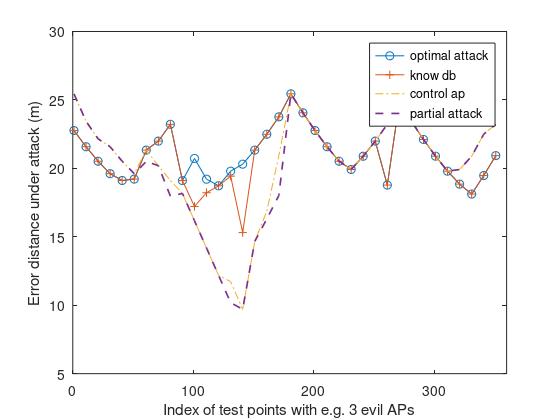

MATLAB code for this plot:
load avg_opt_dist.mat;
load avg_subopt_db.mat;
% load avg_atk3.mat;    % this mat stores only 72 user test data
% load avg_atk4.mat;    % this mat stores only 72 user test data
h = figure;
load avg_atk3.real.mat;
load avg_atk4.real.mat;
load avg_rnd_dist.mat


% This is really a joke
% Real is more fake than fake!
% So we can say the user data is more representive than the training data
% In someway, it make sense due to more data sample

% avg1 = squeeze(mean(universe1(3:5:360,2,:)));
% avg2 = squeeze(mean(universe2(3:5:360,2,:)));
% avg3 = squeeze(mean(universe3(3:5:360,2,:)));
% avg4 = squeeze(mean(universe4(3:5:360,2,:)));

% % Fig. 9 probability and distribution
% load power_level.mat % all_power_level = cell(6,9), first 3
% half1=[];
% for i=1:3
%     for j=1:9
%         half1 = [half1;all_power_level{i,j}];
%     end
% end
% % Second half: come from the HML.M, need to read file again
% half2 = [];
% for i = 1 : 20
%     
%     file_name = sprintf('three/%d.txt',i);
%     data = importdata(file_name);
%     half2 = [half2;data];
% end
% %all data to fit the distribution:
% all = [half1;half2];
% %normplot(all)
% %histogram(all)
% histogram(all,'Normalization','probability')
% hold on
% [mu,sigma]=normfit(all);
% norm = normpdf([-90:0.5:-20],mu,sigma/1.3);
% plot([-90:0.5:-20],norm,'k','LineWidth',2)
% ylim([0,0.1])
% legend('statistical probability','normfit PDF')
% xlabel("RSS range")
% ylabel("Probablity with 10530 attack test samples")

% %overall comparison, no baseline
% %subplot(2,1,1);
% x=[1:35];
% avg1 = squeeze(mean(universe3(:,2,:)));
% avg2 = squeeze(mean(universe4(:,2,:)));
% avg3 = squeeze(mean(universe1(:,2,:)));
% avg4 = squeeze(mean(universe2(:,2,:)));
% plot(x,avg1,'-+',x,avg2,':',x,avg3,'-x',x,avg4,'-.','LineWidth',1.5)
% ylim([19.5,22.7])
% legend('optimal attack','attacker knows DB','attacker controls AP','partial attack','Location','best')
% ylabel("Average error distance(m)")
% xlabel("Number of evil AP")

%overall comparison, including baseline
%subplot(2,1,1);
% x=[1:35];
% avg1 = squeeze(mean(universe3(:,2,:)));
% avg2 = squeeze(mean(universe4(:,2,:)));
% avg3 = squeeze(mean(universe1(:,2,:)));
% avg4 = squeeze(mean(universe2(:,2,:)));
% plot(x,avg1,'-+',x,avg2,'-o',x,avg3,'-x',x,avg4,'-.',x,avg5,'-s','markersize',4,'LineWidth',1)
% ylim([2.9,22.8])
% legend('optimal attack','attacker knows DB','attacker controls AP','partial attack','random attack','Location','best')
% ylabel("Average error distance(m)")
% xlabel("Number of evil AP")

% subplot(2,1,2); 
% plot(x,avg5,'LineWidth',1.5)
% ylim([1,22.7])
% legend('random attack')
% xlabel("Number of evil AP")
% ylabel("Average error distance(m)")

% %same attack, different k e.g. 2 10
% % optimal attack
% x=[1:360];
% avg1_diffk1 = universe3(x,2,2);
% avg1_diffk2 = universe3(x,2,10);
% plot(x,avg1_diffk1,x,avg1_diffk2,'LineWidth',1.5)
% %plot(x,avg2_diffk1,':',x,avg2_diffk2,'+','LineWidth',1.5)
% xlim([0,360])
% legend('k=2','k=10')
% xlabel("Index of test points")
% ylabel("Error distance under optimal attack (m)")

% % attacker only knows the DB
% x=[1:360];
% avg2_diffk1 = universe4(x,2,2);
% avg2_diffk2 = universe4(x,2,10);
% plot(x,avg2_diffk1,x,avg2_diffk2,'LineWidth',1.5)
% %plot(x,avg2_diffk1,':',x,avg2_diffk2,'+','LineWidth',1.5)
% xlim([0,360])
% legend('k=2','k=10')
% xlabel("Index of test points")
% ylabel("Error distance with attacker only know DB (m)")

% % attacker only can control the AP
% x=[1:360];
% avg3_diffk1 = universe1(:,2,2);
% avg3_diffk2 = universe1(:,2,10);
% plot(x,avg3_diffk1,x,avg3_diffk2,'LineWidth',1.5)
% %plot(x,avg2_diffk1,':',x,avg2_diffk2,'+','LineWidth',1.5)
% xlim([0,360])
% legend('k=2','k=10')
% xlabel("Index of test points")
% ylabel("Error distance with attacker only control AP (m)")

% % attacker know paritial DB & partial control the AP
% x=[1:360];
% avg4_diffk1 = universe2(:,2,2);
% avg4_diffk2 = universe2(:,2,5);
% plot(x,avg4_diffk1,x,avg4_diffk2,'LineWidth',1.5)
% %plot(x,avg2_diffk1,':',x,avg2_diffk2,'+','LineWidth',1.5)
% xlim([0,360])
% legend('k=2','k=10')
% xlabel("Index of test points")
% ylabel("Error distance with attacker know partial DB&AP (m)")

%%same k, but different type of attacks
x=[1:10:360];
avg1_k = universe3(1:10:360,2,1);
avg2_k = universe4(1:10:360,2,1);
avg3_k = universe1(1:10:360,2,1);
avg4_k = universe2(1:10:360,2,1);
plot(x,avg1_k,'-o',x,avg2_k,'-+',x,avg3_k,'-.',x,avg4_k,'--','LineWidth',1.2)
xlim([0,360])
legend('optimal attack','know db','control ap','partial attack')
xlabel("Index of test points with e.g. 3 evil APs")
ylabel("Error distance under attack (m)")

% same test point, but different number of evil AP
% x=[1:35];
% avg1 = squeeze(universe3(143,2,:));
% avg2 = squeeze(universe4(143,2,:));
% avg3 = squeeze(universe1(143,2,:));
% avg4 = squeeze(universe2(143,2,:));
% %plot(x,avg1,x,avg2,x,avg3,x,avg4,'LineWidth',1.2)
% plot(x,avg1,'-o',x,avg2,'-+',x,avg3,'-.',x,avg4,'--','LineWidth',1.2)
% legend('optimal attack','know db','control ap','partial attack')
% xlabel("Number of evil APs at same location")
% ylabel("Error distance under attack (m)")

set(h,'Units','Inches');
pos = get(h,'Position');
set(h,'PaperPositionMode','Auto','PaperUnits','Inches','PaperSize',[pos(3), pos(4)])
print(h,'filename','-dpdf','-r0')







